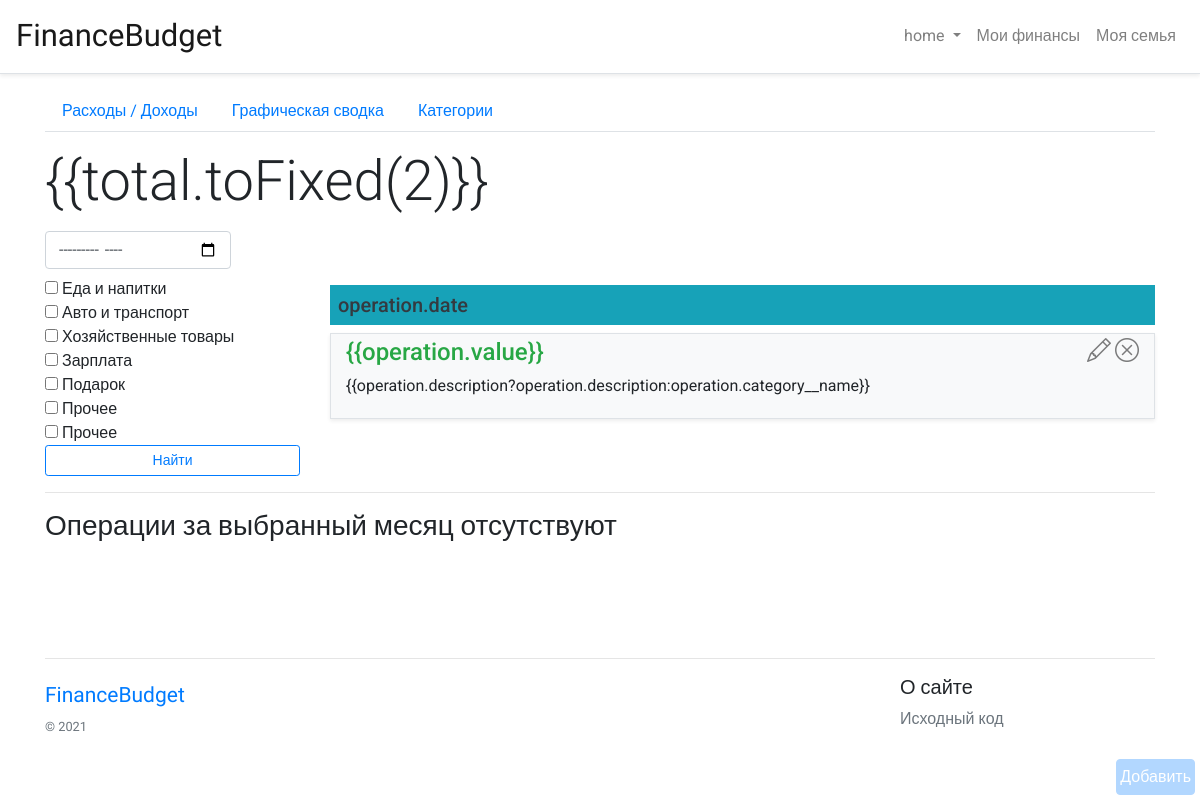
The page /operation/js/ (signed in) on the database its author committed.
### budget/models.py (models this page shows, shortened)
class Category(models.Model):
    name = models.CharField(max_length=32, verbose_name="Категория")
    user = models.ForeignKey(User, blank=True, null=True, on_delete=models.CASCADE)
    type_pay = models.PositiveSmallIntegerField(choices=((0, 'Расход'), (1, 'Доход')), default=0)

### budget/views.py (the view)
# urls.py: path('operation/js/', OperationView.as_view()),
class OperationView(LoginRequiredMixin, TemplateView):
    login_url = reverse_lazy('a-login')
    template_name = 'budget/list_operation_js.html'
    def get_context_data(self, **kwargs):
        context = super().get_context_data(**kwargs)
        categories = Category.objects.filter(Q(user_id=None) | Q(user_id=self.request.user.id)).values('id', 'name')
        context.update({'categories': categories})
        return context

### budget/context_processors.py (called while the page is built)
def link_of_my_finance(request):
    return {'link_myfinance':
                [reverse_lazy('b-list-operation'),
                 reverse_lazy('b-chart'),
                 reverse_lazy('b-category')]
            }

def link_of_my_family(request):
    return {'link_myfamily':
                [reverse_lazy('b-family'),
                 reverse_lazy('b-family-operation'),
                 reverse_lazy('b-family-chart'),
                 ]
            }

### budget/templatetags/budgettags.py (called while the page is built)
@register.simple_tag(name='form')
def form_finance(*args):
    form = OperationForm()
    return form

### budget/templates/budget/list_operation_js.html (shortened to what this page needs)
{% extends 'base.html' %}
{% block content %}
{% include 'budget/include/operation_tabs.html' %}
{% verbatim %}
<div id="app-operations">
    <div class="d-flex">
        <span class="display-4 my-3" v-bind:class="{'text-success': total>0, 'text-danger':total<0}">{{total.toFixed(2)}}</span>
    </div>
    <div class="d-flex align-items-center">
        <div class="">
            <input
                    type="month"
                    v-model="current_month"
                    v-on:change="month_changed()"
                    class="form-control"
                    onchange="">
        </div>
    </div>
    <div class="row mt-2">
        <div class="col-md-3">
            {% endverbatim %}
            <form method="get">
                {% for category in categories %}
                    <li style="list-style-type: none; padding-left: 0;">
                        <input type="checkbox" name="category" value="{{category.id}}" id="category{{category.id}}">
                        <label class="m-0" for="category{{category.id}}">{{category.name}}</label>
                    </li>
                {% endfor %}
                <input type="submit" value="Найти" class="btn btn-block btn-sm btn-outline-primary">
            </form>
            {% verbatim %}
        </div>
        <div class="col-md-9">
            <h5 class="bg-info p-2 text-dark my-2">operation.date</h5>
            <div v-for="(operation, index) in operations">
                <div class="shadow-sm mt-2 bg-light div-hover border">
                    <div class="container py-1">
                        <a class="close" v-on:click="delete_operation(operation.id, index)">
                            <i class="bi bi-x-circle red-hover"></i></a>
                        <a class="close mr-1">
                            <i class="bi bi-pencil"></i></a>
                        <h4 class="text-success"
                            v-bind:class="[operation.category__type_pay ? 'text-success' : 'text-danger',]">
                            {{operation.value}}
                        </h4>
                        <p>{{operation.description?operation.description:operation.category__name}}</p>
                    </div>
                </div>
            </div>
        </div>
    </div>
    <div v-if="!operations.length">
        <hr>
        <h3 class="font-weight-light">Операции за выбранный месяц отсутствуют</h3>
    </div>
</div>
{% endverbatim %}
{% endblock content%}

### templates/base.html (shortened to what this page needs)
<!doctype html>
<html lang="en">
<head>{% load static %}
    <link rel="stylesheet" href="https://cdn.jsdelivr.net/npm/bootstrap-icons@1.3.0/font/bootstrap-icons.css">
    <link rel="stylesheet" href="https://cdn.jsdelivr.net/npm/bootstrap@4.5.3/dist/css/bootstrap.min.css"
>
    <link rel="stylesheet" href="{% static 'css/style.css' %}">
</head>
<body>
<div id="app" class="d-flex flex-column min-vh-100">
    <nav class="navbar navbar-expand-lg navbar-light border-bottom shadow-sm">
        <a class="navbar-brand" href="/"><span class="logo">FinanceBudget</span></a>
        <div class="collapse navbar-collapse " id="navbarsExample08">
            <ul class="navbar-nav ml-auto">
                <li class="nav-item dropdown">
                    <a class="nav-link dropdown-toggle"
                       href="#" id="dropdown08"
                       data-toggle="dropdown"
                       aria-haspopup="true"
                       aria-expanded="false">
                        {% if request.user.is_authenticated %}{{request.user}}{% else %}Аккаунт{% endif %}
                    </a>
                </li>
                <li class="nav-item">
                    <a class="nav-link {%if request.path in link_myfinance%}text-dark{%endif%}"
                       href="{% url 'b-list-operation' %}">Мои финансы</a>
                </li>
                <li class="nav-item">
                    <a class="nav-link {%if request.path in link_myfamily%}text-dark{%endif%}"
                       href="{% url 'b-family' %}">Моя семья</a>
                </li>
            </ul>
        </div>
    </nav>
    <div class="container mt-3">
        {% block content %}
        {% endblock content %}
    </div>
    {% if request.user.is_authenticated %}
    <a href="#" class="btn btn-primary panel" onclick="open_modal_dialog()">Добавить</a>
    {% endif %}
    <footer class="container py-5 mt-auto">
        <hr>
        <div class="row">
            <div class="col-12 col-md-9">
                <a class="navbar-brand" href="/"><span class="logo-footer">FinanceBudget</span></a>
                <small class="d-block mb-3 text-muted">&copy; {% now 'Y' %}</small>
            </div>
            <div class="col-6 col-md-3">
                <h5>О сайте</h5>
                <ul class="list-unstyled text-small">
                    <li><a class="text-muted" href="https://github.com/VadimNekrasow/FinanceBudget">Исходный код</a>
                    </li>
                </ul>
            </div>
        </div>
    </footer>
</div>
</body>
</html>

### static/css/style.css (style rules this page uses)
body { font-family: 'Roboto', sans-serif; }
.border { border: 1px solid #f5f5f5; }
.logo { font-family: 'Long Cang', cursive; font-size: 31px; }
.logo-footer { font-family: 'Long Cang', cursive; font-size: 21px; }
.panel { position:fixed; bottom:5px; right:5px; margin:0; padding:5px 3px; opacity: 0.3; }

### rows shown on the page
Category: name "Еда и напитки"
Category: name "Авто и транспорт"
Category: name "Хозяйственные товары"
Category: name "Зарплата"
Category: name "Подарок"
Category: name "Прочее"
Category: name "Прочее"

### other values the page prints
{{ request.user }} "home"
